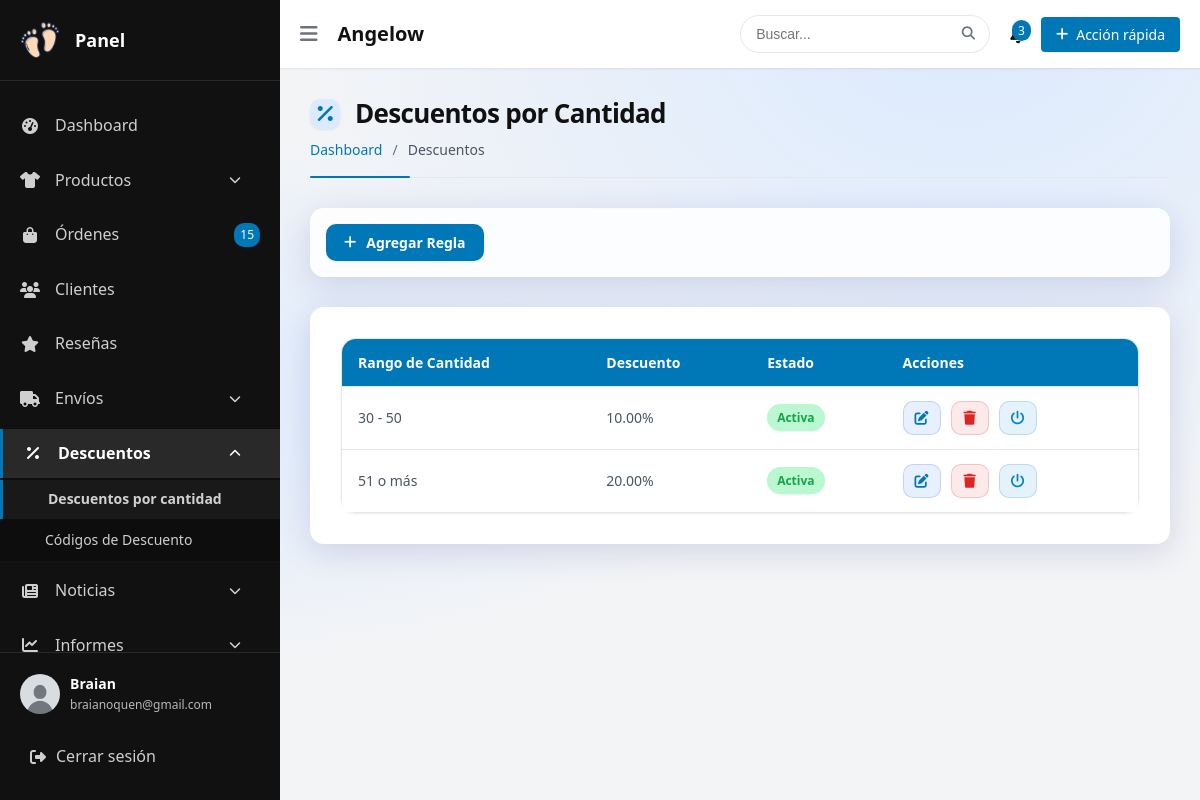
/admin/descuento/bulk_discounts.php (signed in), run on the app's committed database.
### tables this page shows
CREATE TABLE `users` (
  `id` varchar(20) NOT NULL,
  `name` varchar(100) NOT NULL,
  `email` varchar(100) NOT NULL,
  `phone` varchar(15) DEFAULT NULL,
  `identification_type` enum('cc','ce','ti','pasaporte') NOT NULL DEFAULT 'cc',
  `identification_number` varchar(20) DEFAULT NULL,
  `password` varchar(255) DEFAULT NULL,
  `image` varchar(255) DEFAULT NULL,
  `role` enum('customer','admin','delivery') DEFAULT 'customer',
  `is_blocked` tinyint(1) DEFAULT 0,
  `created_at` datetime DEFAULT current_timestamp(),
  `updated_at` datetime DEFAULT current_timestamp() ON UPDATE current_timestamp(),
  `last_access` datetime DEFAULT NULL,
  `remember_token` varchar(255) DEFAULT NULL,
  `token_expiry` datetime DEFAULT NULL
);

CREATE TABLE `bulk_discount_rules` (
  `id` int(11) NOT NULL,
  `min_quantity` int(11) NOT NULL,
  `max_quantity` int(11) DEFAULT NULL,
  `discount_percentage` decimal(5,2) NOT NULL,
  `is_active` tinyint(1) DEFAULT 1,
  `created_at` datetime DEFAULT current_timestamp(),
  `updated_at` datetime DEFAULT current_timestamp() ON UPDATE current_timestamp()
);

### admin/descuento/bulk_discounts.php (the view, shortened to what this page needs)
<?php
require_once __DIR__ . '/../../conexion.php';
$action = $_GET['action'] ?? '';
$id = $_GET['id'] ?? 0;
$id = filter_var($id, FILTER_VALIDATE_INT);
function obtenerReglasDescuento($conn) {
    $sql = "SELECT * FROM bulk_discount_rules ORDER BY min_quantity";
    $stmt = $conn->prepare($sql);
    $stmt->execute();
    return $stmt->fetchAll(PDO::FETCH_ASSOC);
}
$reglasDescuento = obtenerReglasDescuento($conn);
$reglaActual = null;
?>
<!DOCTYPE html>
<html lang="es">
<head>
    <link rel="stylesheet" href="https://cdnjs.cloudflare.com/ajax/libs/font-awesome/6.4.0/css/all.min.css">
    <link rel="stylesheet" href="<?= BASE_URL ?>/css/dashboardadmin.css">
    <link rel="stylesheet" href="<?= BASE_URL ?>/css/alerta.css">
        <link rel="stylesheet" href="<?= BASE_URL ?>/css/admin/size/size.css">
</head>
<body>
    <div class="admin-container">
        <?php require_once __DIR__ . '/../../layouts/headeradmin2.php'; ?>
        <main class="admin-content">
            <?php require_once __DIR__ . '/../../layouts/headeradmin1.php'; ?>
            <div class="dashboard-content">
                <div class="page-header">
                    <h1>
                        <i class="fas fa-percentage"></i> Descuentos por Cantidad
                    </h1>
                    <div class="breadcrumb">
                        <a href="<?= BASE_URL ?>/admin">Dashboard</a> / <span>Descuentos</span>
                    </div>
                </div>
                <?php if (in_array($action, ['add', 'edit'])): ?>
                    <div class="card">
                        <div class="card-header">
                            <h3><?= $action === 'add' ? 'Agregar Nueva Regla' : 'Editar Regla de Descuento' ?></h3>
                        </div>
                        <div class="card-body">
                            <form id="discount-form" method="POST" action="bulk_discounts.php?action=<?= $action ?><?= $action === 'edit' ? '&id=' . $id : '' ?>">
                                <div class="form-group">
                                    <label for="min_quantity">Cantidad Mínima*</label>
                                    <input type="number" id="min_quantity" name="min_quantity" class="form-control"
                                        value="<?= htmlspecialchars($reglaActual['min_quantity'] ?? '') ?>" min="1" required>
                                </div>
                                <div class="form-group">
                                    <label for="max_quantity">Cantidad Máxima (opcional)</label>
                                    <input type="number" id="max_quantity" name="max_quantity" class="form-control"
                                        value="<?= htmlspecialchars($reglaActual['max_quantity'] ?? '') ?>" min="1">
                                    <small class="form-text text-muted">Dejar vacío para aplicar a cantidades superiores al mínimo</small>
                                </div>
                                <div class="form-group">
                                    <label for="discount_percentage">Porcentaje de Descuento*</label>
                                    <div class="input-group">
                                        <input type="number" id="discount_percentage" name="discount_percentage" class="form-control"
                                            value="<?= htmlspecialchars($reglaActual['discount_percentage'] ?? '') ?>" min="1" max="100" step="0.01" required>
                                        <div class="input-group-append">
                                            <span class="input-group-text">%</span>
                                        </div>
                                    </div>
                                </div>
                                <div class="form-group">
                                    <div class="form-check">
                                        <input type="checkbox" id="is_active" name="is_active" class="form-check-input"
                                            <?= isset($reglaActual['is_active']) && $reglaActual['is_active'] ? 'checked' : '' ?>>
                                        <label for="is_active" class="form-check-label">Activa</label>
                                    </div>
                                </div>
                                <div class="form-actions">
                                    <button type="submit" class="btn btn-primary">
                                        <i class="fas fa-save"></i> <?= $action === 'add' ? 'Crear Regla' : 'Actualizar Regla' ?>
                                    </button>
                                    <a href="bulk_discounts.php" class="btn btn-secondary">
                                        <i class="fas fa-times"></i> Cancelar
                                    </a>
                                </div>
                            </form>
                        </div>
                    </div>
                <?php else: ?>
                    <div class="actions-bar">
                        <a href="bulk_discounts.php?action=add" class="btn btn-primary">
                            <i class="fas fa-plus"></i> Agregar Regla
                        </a>
                    </div>
                    <div class="card">
                        <div class="card-body">
                            <?php if (empty($reglasDescuento)): ?>
                                <div class="empty-state">
                                    <i class="fas fa-percentage"></i>
                                    <p>No hay reglas de descuento configuradas</p>
                                    <a href="bulk_discounts.php?action=add" class="btn btn-primary">
                                        <i class="fas fa-plus"></i> Crear primera regla
                                    </a>
                                </div>
                            <?php else: ?>
                                <div class="table-responsive">
                                    <table class="data-table">
                                        <thead>
                                            <tr>
                                                <th>Rango de Cantidad</th>
                                                <th>Descuento</th>
                                                <th>Estado</th>
                                                <th>Acciones</th>
                                            </tr>
                                        </thead>
                                        <tbody>
                                            <?php foreach ($reglasDescuento as $regla): ?>
                                                <tr>
                                                    <td>
                                                        <?= htmlspecialchars($regla['min_quantity']) ?>
                                                        <?php if ($regla['max_quantity']): ?>
                                                            - <?= htmlspecialchars($regla['max_quantity']) ?>
                                                        <?php else: ?>
                                                            o más
                                                        <?php endif; ?>
                                                    </td>
                                                    <td><?= htmlspecialchars($regla['discount_percentage']) ?>%</td>
                                                    <td>
                                                        <span class="status-badge <?= $regla['is_active'] ? 'active' : 'inactive' ?>">
                                                            <?= $regla['is_active'] ? 'Activa' : 'Inactiva' ?>
                                                        </span>
                                                    </td>
                                                    <td class="actions">
                                                        <a href="bulk_discounts.php?action=edit&id=<?= $regla['id'] ?>"
                                                            class="btn btn-sm btn-edit" title="Editar">
                                                            <i class="fas fa-edit"></i>
                                                        </a>
                                                        <a href="bulk_discounts.php?action=delete&id=<?= $regla['id'] ?>"
                                                            class="btn btn-sm btn-delete" title="Eliminar"
                                                            onclick="return confirm('¿Estás seguro de eliminar esta regla de descuento?')">
                                                            <i class="fas fa-trash"></i>
                                                        </a>
                                                        <a href="bulk_discounts.php?action=toggle-status&id=<?= $regla['id'] ?>"
                                                            class="btn btn-sm btn-status" title="<?= $regla['is_active'] ? 'Desactivar' : 'Activar' ?>">
                                                            <i class="fas fa-power-off"></i>
                                                        </a>
                                                    </td>
                                                </tr>
                                            <?php endforeach; ?>
                                        </tbody>
                                    </table>
                                </div>
                            <?php endif; ?>
                        </div>
                    </div>
                <?php endif; ?>
            </div>
        </main>
    </div>
</body>
</html>

### layouts/headeradmin2.php (shortened to what this page needs)
<?php
require_once __DIR__ . '/../conexion.php';
try {
    $userId = $_SESSION['user_id'];
    $query = "SELECT id, name, email, image, role FROM users WHERE id = ?";
    $stmt = $conn->prepare($query);
    $stmt->execute([$userId]);
    $userData = $stmt->fetch(PDO::FETCH_ASSOC);
} catch (PDOException $e) {
    error_log("Error de base de datos: " . $e->getMessage());
    header('Location: ' . BASE_URL . '/error.php');
    exit();
}
?>
<aside class="admin-sidebar">
    <div class="sidebar-header">
        <img src="<?= BASE_URL ?>/images/logo.png" alt="Angelow Logo" class="admin-logo">
        <h1>Panel</h1>
    </div>
    <nav class="sidebar-nav">
        <ul class="nav-menu">
            <li class="nav-item active">
                <a href="<?= BASE_URL ?>/admin/dashboardadmin.php">
                    <i class="fas fa-tachometer-alt"></i>
                    <span>Dashboard</span>
                </a>
            </li>
            <li class="nav-item with-submenu">
                <a href="#productos">
                    <i class="fas fa-tshirt"></i>
                    <span>Productos</span>
                    <i class="fas fa-chevron-down submenu-toggle"></i>
                </a>
            </li>
            <li class="nav-item">
                <a href="<?= BASE_URL ?>/admin/orders.php">
                    <i class="fas fa-shopping-bag"></i>
                    <span>Órdenes</span>
                    <span class="badge">15</span>
                </a>
            </li>
            <li class="nav-item">
                <a href="#clientes">
                    <i class="fas fa-users"></i>
                    <span>Clientes</span>
                </a>
            </li>
            <li class="nav-item">
                <a href="#reseñas">
                    <i class="fas fa-star"></i>
                    <span>Reseñas</span>
                </a>
            </li>
            <li class="nav-item with-submenu">
                <a href="#envios">
                    <i class="fas fa-truck"></i>
                    <span>Envíos</span>
                    <i class="fas fa-chevron-down submenu-toggle"></i>
                </a>
            </li>
            <li class="nav-item with-submenu">
                <a href="#descuento">
                    <i class="fas fa-percentage"></i>
                    <span>Descuentos</span>
                    <i class="fas fa-chevron-down submenu-toggle"></i>
                </a>
                <ul class="submenu">
                    <li><a href="<?= BASE_URL ?>/admin/descuento/bulk_discounts.php">Descuentos por cantidad</a></li>
                    <li><a href="<?= BASE_URL ?>/admin/descuento/generate_codes.php">Códigos de Descuento</a></li>
                </ul>
            </li>
            <li class="nav-item with-submenu">
                <a href="#noticias">
                    <i class="fas fa-newspaper"></i>
                    <span>Noticias</span>
                    <i class="fas fa-chevron-down submenu-toggle"></i>
                </a>
            </li>
            <li class="nav-item with-submenu">
                <a href="#informes">
                    <i class="fas fa-chart-line"></i>
                    <span>Informes</span>
                    <i class="fas fa-chevron-down submenu-toggle"></i>
                </a>
            </li>
        </ul>
    </nav>
    <div class="sidebar-footer">
        <div class="admin-profile">
            <img src="<?= BASE_URL ?>/<?php echo !empty($userData['image']) ? htmlspecialchars($userData['image']) : 'images/default-avatar.png'; ?>" alt="Foto de perfil" class="profile-avatar">
            <div class="profile-info">
                <span class="profile-name"><?= htmlspecialchars($userData['name'] ?? 'Administrador') ?></span>
                <span class="profile-email"><?= htmlspecialchars($userData['email'] ?? '') ?></span>
            </div>
        </div>
        <a href="<?= BASE_URL ?>/auth/logout.php" class="logout-btn">
            <i class="fas fa-sign-out-alt"></i>
            <span>Cerrar sesión</span>
        </a>
    </div>
</aside>

### data on the page
users: name "Braian", email "braianoquen@gmail.com"
bulk_discount_rules: min_quantity "30", max_quantity "50", discount_percentage "10.00", is_active "Activa"
bulk_discount_rules: min_quantity "51", shows "o más", discount_percentage "20.00", is_active "Activa"
